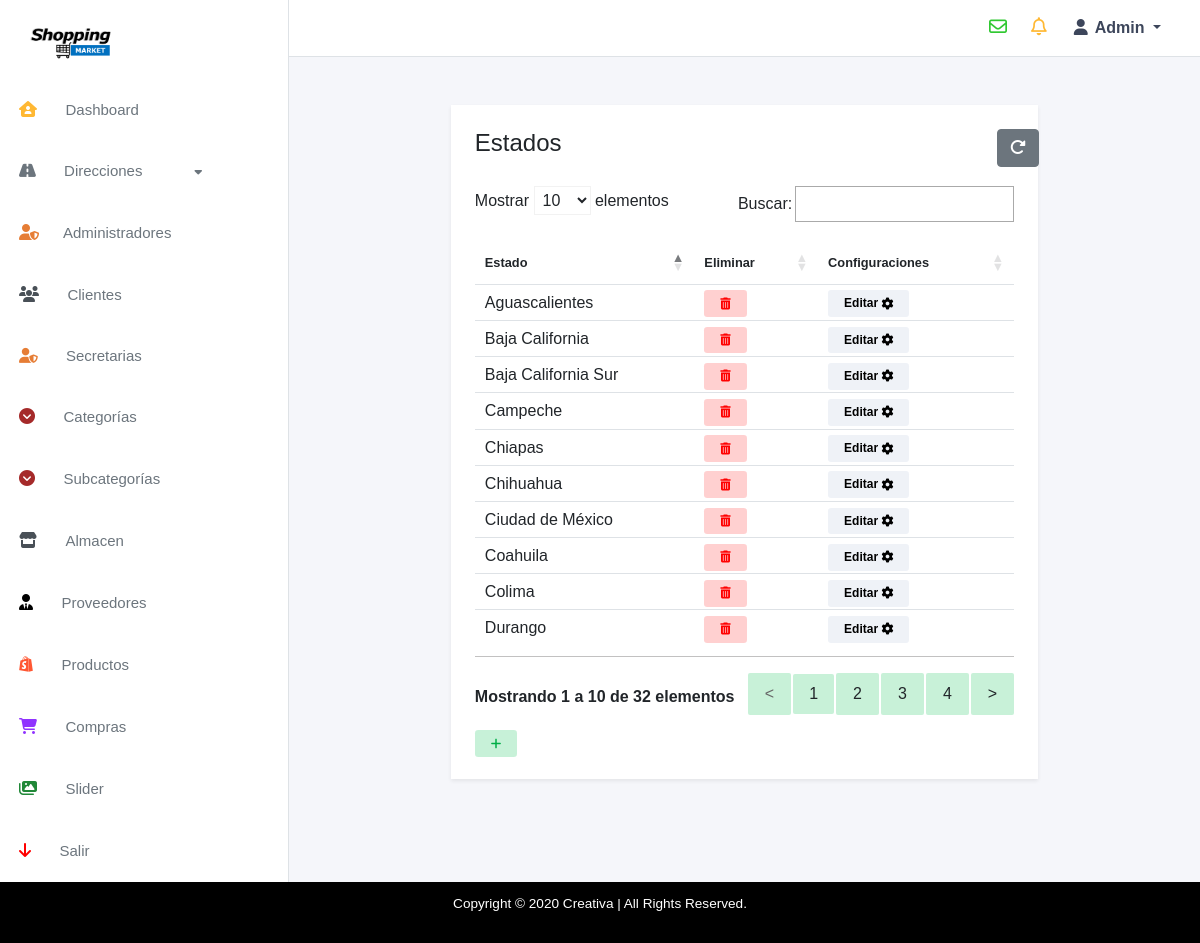
Screenshot of /states (signed in) with the database file from the repository.
### tables this page shows
CREATE TABLE states(id_state INT AUTO_INCREMENT PRIMARY KEY,
    state VARCHAR(60) UNIQUE NOT NULL);

### controllers/admin/states.php (called while the page is built, shortened)
<?php
	class States extends Controller
	{
		function index()
		{
			$this->getStates();
		}
		function getStates()
		{
			$this->view->title = "Estados";
			$states = $this->model->getStates();
			$this->view->states = $states;
			$this->view->render('admin/states/show');
		}
		function errors($error)
		{
			$c1 = isset($error['c1']) ? $error['c1'] : '';
			$m1 = isset($error['m1']) ? $error['m1'] : '';
			$state = isset($error['state']) ? $error['state'] : '';
			$alert = isset($error['alert']) ? $error['alert'] : '';
			$message = isset($error['message']) ? $error['message'] : '';
			$this->view->error = [
				'c1' => $c1, 'm1' => $m1,
				'state' => $state,
				'alert' => $alert, 'message' => $message
			];
		}
	}
?>

### index.php (called while the page is built, shortened)
<?php
	require_once 'libraries/controller.php';
	require_once 'libraries/database.php';
	$app = new App();
?>

### models/admin/statesModel.php (called while the page is built, shortened)
<?php
	class StatesModel extends Model
	{
		function getStates()
		{
			$items = [];
			$query = $this->db->connection()->prepare("SELECT * FROM states");
			try {
				$query->execute();
				while ($row = $query->fetch()) {
					$item = new State();
					$item->id_state = $row['id_state'];
					$item->state = $row['state'];
					array_push($items, $item);
				}
				return $items;
			} catch (PDOException $e) {
				return [];
			}
		}
	}
?>

### libraries/database.php (called while the page is built)
<?php
	class Database
	{
		private $host;
		private $user;
		private $password;
		private $db;
		private $charset;
		function __construct()
		{
			$this->host = constant('HOST');
			$this->user = constant('USER');
			$this->password = constant('PASSWORD');
			$this->db = constant('DB');
			$this->charset = constant('CHARSET');
		}
		function connection()
		{
			try {
				$connection = "mysql:host=" . $this->host . ";dbname=" . $this->db . ";charser=" . $this->charset;
				$options = [
					PDO::ATTR_ERRMODE => PDO::ERRMODE_EXCEPTION,
					PDO::ATTR_EMULATE_PREPARES => false,
				];
				$pdo = new PDO($connection, $this->user, $this->password, $options);
				return $pdo;
			}catch(PDOException $e){
				print_r('Error connection: ' . $e->getMessage());
			}
		}
	}
?>

### libraries/controller.php (called while the page is built, shortened)
<?php
	class Controller
	{
		function loadModel($dir, $model)
		{
			$url = 'models/' . $dir . '/' .$model . 'Model.php';
			if (file_exists($url)) {
				$this->model = new $modelName();
			}
		}
	}
?>

### views/admin/states/show.php (the view, shortened to what this page needs)
<div id="content" class="container-fluid py-5">
    <section class="">
        <div class="container">
            <div class="row justify-content-center">
                <div class="col-12 col-md-8 form-color p-4 shadow-sm">
                    <div class="row mb-3">
                        <div class="col-11">
                            <h4 class="pb-1">Estados</h4>
                        </div>
                        <div class="col-1">
                            <a href="<?= constant('URL'); ?>states" class="btn btn-secondary">
                                <i class="fas fa-redo-alt"></i>
                            </a>
                        </div>
                    </div>
                    <div class="row mb-3">
                        <div class="col-xl-12 col-lg-13">
                            <div class="table-responsive">
                                <table id="dataTable" class="table">
                                    <thead>
                                        <tr>
                                            <th scope="col">
                                                <small class="font-weight-bold">
                                                    Estado
                                                </small>
                                            </th>
                                            <th scope="col">
                                                <small class="font-weight-bold">
                                                    Eliminar
                                                </small>
                                            </th>
                                            <th scope="col">
                                                <small class="font-weight-bold">
                                                    Configuraciones
                                                </small>
                                            </th>
                                        </tr>
                                    </thead>
                                    <tbody>
                                        <?php
                                            foreach ($this->states as $row):
                                                $state = $row;
                                        ?>
                                        <tr>
                                            <td>
                                                <span><?= $state->state; ?></span>
                                            </td>
                                            <td class="align-middle">
                                                <a href="<?= constant('URL') . 'states/delete?id=' . $state->id_state; ?>" class="status-span badge-primary badge-delete">
                                                    <i class="fas fa-trash-alt"></i>
                                                </a>
                                            </td>
                                            <td class="align-middle">
                                                <a href="<?= constant('URL') . 'states/store?id=' .  $state->id_state; ?>" class="status-span badge-secondary">
                                                    Editar <i class="fas fa-cog"></i>
                                                </a>
                                            </td>
                                        </tr>
                                        <?php endforeach ?>
                                    </tbody>
                                </table>
                            </div>
                        </div>
                    </div>
                    <a href="#" class="status-span badge-primary badge-active" data-toggle="modal" data-target="#exampleModalCenter">
                        <i class="fas fa-plus"></i>
                    </a>
                </div>
            </div>
        </div>
    </section>
</div>

### rows the page displays
states: state "Aguascalientes"
states: state "Baja California"
states: state "Baja California Sur"
states: state "Campeche"
states: state "Chiapas"
states: state "Chihuahua"
states: state "Ciudad de México"
states: state "Coahuila"
states: state "Colima"
states: state "Durango"

### other values shown
$_SESSION['name'] "Admin"
